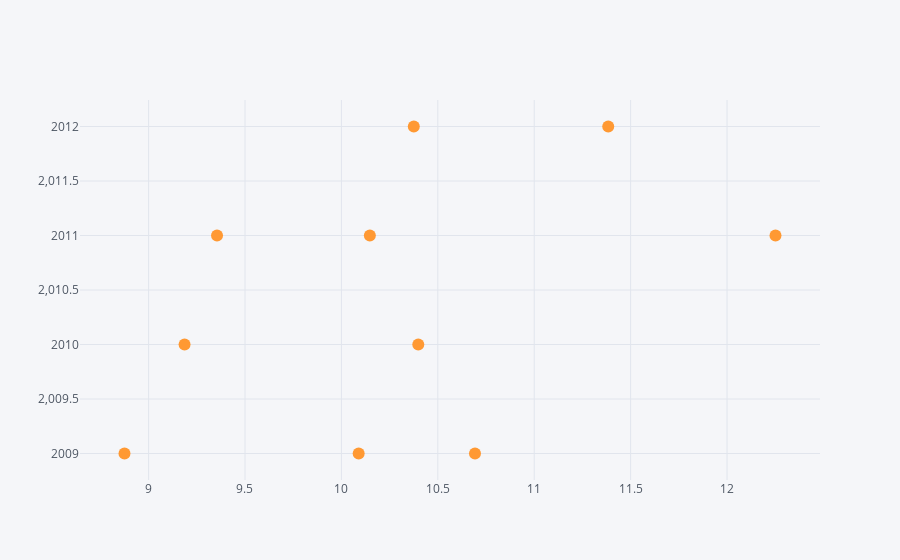

The cell this chart's notebook holds for it:
### Code cell
Top_rides.iplot(kind='scatter',x='average_amount',y='Year',mode='markers')

### Figure 1 — Plotly figure (JSON) as saved in the notebook; plotly's stock layout.template omitted (floating-point values rounded to 4 significant figures)
{"data": [{"line": {"color": "rgba(255, 153, 51, 1.0)", "dash": "solid", "shape": "linear", "width": 1.3}, "marker": {"size": 12, "symbol": "circle"}, "mode": "markers", "name": "Year", "text": "", "type": "scatter", "x": [10.09, 10.15, 8.875, 12.25, 9.355, 9.187, 10.4, 10.69, 10.38, 11.38], "y": [2009, 2011, 2009, 2011, 2011, 2010, 2010, 2009, 2012, 2012]}], "layout": {"autosize": true, "legend": {"bgcolor": "#F5F6F9", "font": {"color": "#4D5663"}}, "paper_bgcolor": "#F5F6F9", "plot_bgcolor": "#F5F6F9", "title": {"font": {"color": "#4D5663"}}, "xaxis": {"autorange": true, "gridcolor": "#E1E5ED", "range": [8.64, 12.49], "showgrid": true, "tickfont": {"color": "#4D5663"}, "title": {"font": {"color": "#4D5663"}, "text": ""}, "type": "linear", "zerolinecolor": "#E1E5ED"}, "yaxis": {"autorange": true, "gridcolor": "#E1E5ED", "range": [2009.0, 2012.0], "showgrid": true, "tickfont": {"color": "#4D5663"}, "title": {"font": {"color": "#4D5663"}, "text": ""}, "type": "linear", "zerolinecolor": "#E1E5ED"}}}
